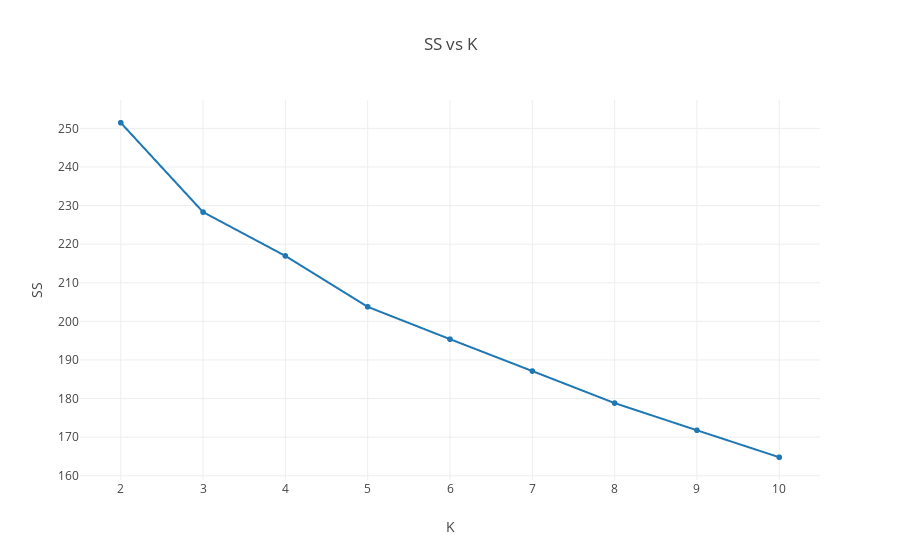

The notebook cell this image was saved under:
### Markdown cell above
#### Construct a plot showing  𝑆𝑆  for each  𝐾  and pick  𝐾  using this plot. For simplicity, test  2≤𝐾≤10 .

### Code cell
trace0 = go.Scattergl(x=to_plot[0], y=to_plot[1], mode='lines+markers')

layout = go.Layout(title='SS vs K',
                  xaxis=dict(title='K'),
                  yaxis=dict(title='SS'))

fig = go.Figure([trace0], layout)

iplot(fig, filename='SS-vs-K.html')

### Figure 1 — Plotly figure (JSON) as saved in the notebook; plotly's stock layout.template omitted (floating-point values rounded to 4 significant figures)
{"data": [{"mode": "lines+markers", "type": "scattergl", "uid": "a0c1ae8c-a59a-11e9-9bac-e442a6f8adc6", "x": [2, 3, 4, 5, 6, 7, 8, 9, 10], "y": [251.5, 228.3, 217.0, 203.8, 195.4, 187.1, 178.8, 171.8, 164.8]}], "layout": {"title": "SS vs K", "xaxis": {"title": "K"}, "yaxis": {"title": "SS"}}}
